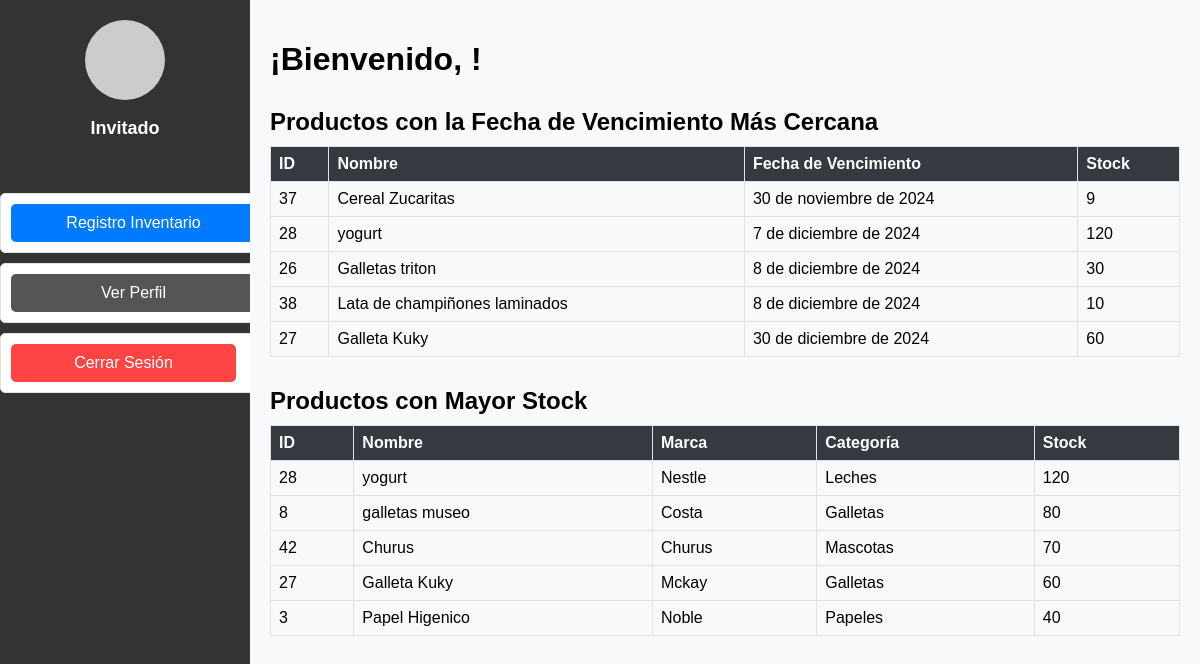
Page /adminpage/ on the committed database.
### pagina/models.py (models this page shows, shortened)
class Producto(models.Model):
    nombre = models.CharField(max_length=100)
    precio = models.DecimalField(max_digits=10, decimal_places=4)
    stock = models.IntegerField()
    descripcion = models.TextField()
    marca = models.ForeignKey(Marca, on_delete=models.CASCADE)
    categoria = models.ForeignKey(Categoria, null=True, blank=True, on_delete=models.SET_NULL)
    fecha_vencimiento = models.DateField(default=timezone.now)

class Marca(models.Model):
    nombre = models.CharField(max_length=100)
    def __str__(self):
        return self.nombre

class Categoria(models.Model):
    nombre = models.CharField(max_length=100)
    def __str__(self):
        return self.nombre

### pagina/views.py (the view)
# urls.py: path('adminpage/', adminpage, name='adminpage'),
def adminpage(request):
    productos_mayor_stock = Producto.objects.order_by('-stock')[:5]
    productos_vencimiento = Producto.objects.filter(
        fecha_vencimiento__gte=now()
    ).order_by('fecha_vencimiento')[:5]
    return render(request, 'adminpage.html', {
        'productos_mayor_stock': productos_mayor_stock,
        'productos_vencimiento': productos_vencimiento,
    })

### pagina/templates/adminpage.html (shortened to what this page needs)
<!DOCTYPE html>
<html lang="es">
<head>
    {% load static %}
    <link rel="stylesheet" href="{% static '/css/adminstyle.css' %}">
    <link rel="stylesheet" href="{% static 'css/lateral.css' %}">
</head>
<body>
    <div class="sidebar">
        <div class="perfil">
            <div class="perfil-imagen"></div>
            <p>
                {% if user.is_authenticated %}
                    {{ user.username }}
                {% else %}
                    Invitado
                {% endif %}
            </p>
        </div>
        <ul>
            <li><a href="{% url 'vendedor' %}" class="active">Registro Inventario</a></li>
            <li><a href="{% url 'verPerfil' %}" class="btn btn-primary w-100">Ver Perfil</a></li>
            <li>
                <form action="{% url 'logout' %}" method="post">
                    <button type="submit" class="btn btn-danger w-100">Cerrar Sesión</button>
                </form>
            </li>
        </ul>
    </div>
    <div class="main-content">
        <h1>¡Bienvenido, {{ user.username }}!</h1>
        <div class="section">
            <h2>Productos con la Fecha de Vencimiento Más Cercana</h2>
            <table id="productos-vencimiento-table">
                <thead>
                    <tr>
                        <th>ID</th>
                        <th>Nombre</th>
                        <th>Fecha de Vencimiento</th>
                        <th>Stock</th>
                    </tr>
                </thead>
                <tbody>
                    {% for producto in productos_vencimiento %}
                        <tr>
                            <td>{{ producto.id }}</td>
                            <td>{{ producto.nombre }}</td>
                            <td>{{ producto.fecha_vencimiento }}</td>
                            <td>{{ producto.stock }}</td>
                        </tr>
                    {% empty %}
                        <tr>
                            <td colspan="4">No hay productos con fecha de vencimiento cercana.</td>
                        </tr>
                    {% endfor %}
                </tbody>
            </table>
        </div>
        <div class="section">
            <h2>Productos con Mayor Stock</h2>
            <table id="productos-stock-table">
                <thead>
                    <tr>
                        <th>ID</th>
                        <th>Nombre</th>
                        <th>Marca</th>
                        <th>Categoría</th>
                        <th>Stock</th>
                    </tr>
                </thead>
                <tbody>
                    {% for producto in productos_mayor_stock %}
                        <tr>
                            <td>{{ producto.id }}</td>
                            <td>{{ producto.nombre }}</td>
                            <td>{{ producto.marca }}</td>
                            <td>{{ producto.categoria }}</td>
                            <td>{{ producto.stock }}</td>
                        </tr>
                    {% empty %}
                        <tr>
                            <td colspan="5">No hay productos con alto stock.</td>
                        </tr>
                    {% endfor %}
                </tbody>
            </table>
        </div>
    </div>
</body>
</html>

### pagina/static/css/adminstyle.css (style rules this page uses)
body { font-family: Arial, sans-serif; margin: 0; padding: 0; display: flex; }
.main-content { padding: 20px; flex-grow: 1; background-color: #f8f9fa; }
.main-content h1 { font-size: 2em; }
.section { margin-top: 30px; }
.section h2 { font-size: 1.5em; margin-bottom: 10px; }
table { width: 100%; border-collapse: collapse; }
table, th, td { border: 1px solid #dee2e6; padding: 8px; text-align: left; }
th { background-color: #343a40; color: white; }
ul { padding: 0; list-style: none; }
ul li { background-color: #ffffff; padding: 10px; margin-bottom: 5px; border: 1px solid #dee2e6; border-radius: 5px; }

### pagina/static/css/lateral.css (style rules this page uses)
.sidebar { width: 250px; height: 100vh; background-color: #333; display: flex; flex-direction: column; align-items: center; padding-top: 20px; }
.perfil { text-align: center; margin-bottom: 20px; }
.perfil-imagen { width: 80px; height: 80px; background-color: #ccc; border-radius: 50%; margin-bottom: 10px; }
.perfil p { color: #fff; font-size: 18px; font-weight: bold; }
.sidebar ul { list-style-type: none; padding: 0; width: 100%; }
.sidebar ul li { width: 100%; text-align: center; margin-bottom: 10px; }
.sidebar ul li a, .sidebar ul li button { display: block; width: 90%; padding: 10px; color: #fff; background-color: #555; border: none; border-radius: 5px; text-decoration: none; font-size: 16px; cursor: pointer; transition: background-color 0.3s ease; }
.sidebar ul li a.active { background-color: #007bff; }
.sidebar ul li button { background-color: #ff4444; }
.sidebar ul li a, .sidebar ul li button { box-shadow: none; outline: none; }

### rows in the picture
Producto: id "37", nombre "Cereal Zucaritas", fecha_vencimiento "30 de noviembre de 2024", stock "9"
Producto: id "28", nombre "yogurt", fecha_vencimiento "7 de diciembre de 2024", stock "120", marca "Nestle", categoria "Leches"
Producto: id "26", nombre "Galletas triton", fecha_vencimiento "8 de diciembre de 2024", stock "30"
Producto: id "38", nombre "Lata de champiñones laminados", fecha_vencimiento "8 de diciembre de 2024", stock "10"
Producto: id "27", nombre "Galleta Kuky", fecha_vencimiento "30 de diciembre de 2024", stock "60", marca "Mckay", categoria "Galletas"
Producto: id "8", nombre "galletas museo", marca "Costa", categoria "Galletas", stock "80"
Producto: id "42", nombre "Churus", marca "Churus", categoria "Mascotas", stock "70"
Producto: id "3", nombre "Papel Higenico", marca "Noble", categoria "Papeles", stock "40"
